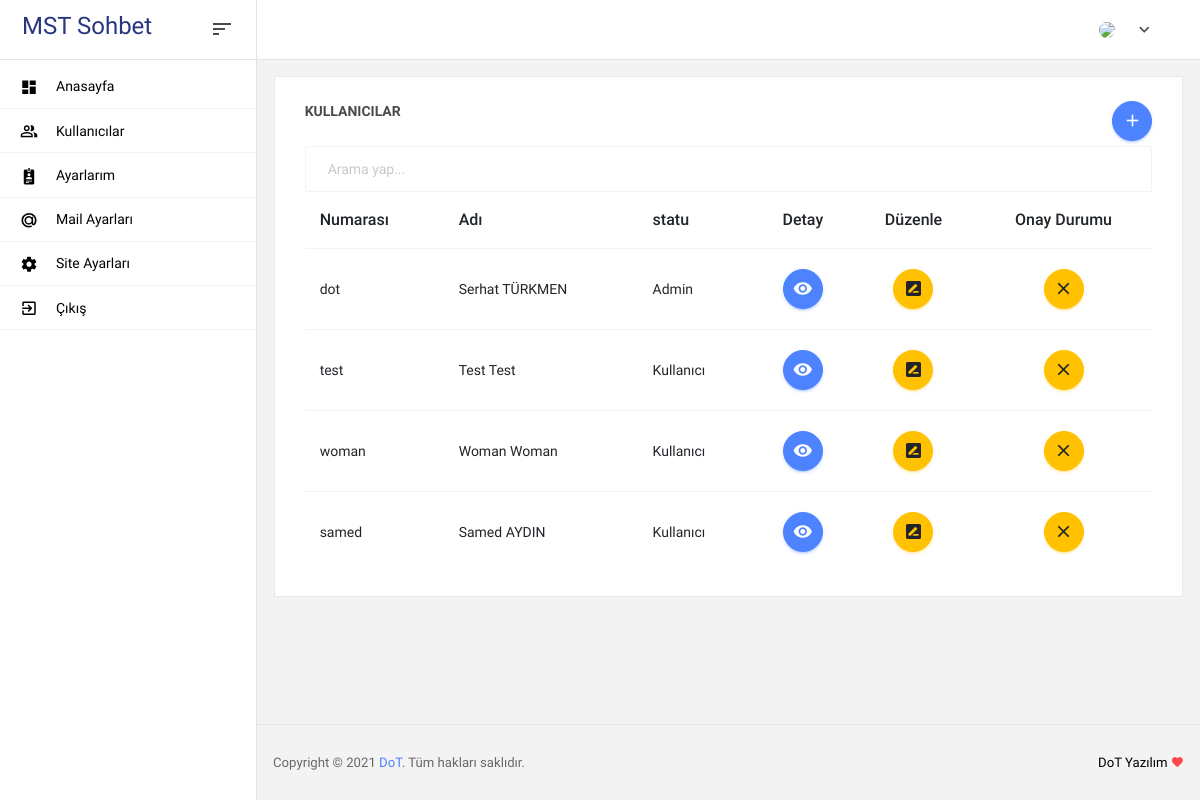
Screenshot of /admin/users/ with the database file from the repository.
### model/__init__.py (models this page shows)
class WebSetting(db.Model):
    id = db.Column(db.Integer, primary_key=True, autoincrement=True, unique=True)
    title = db.Column(db.String(180))
    metaKeyword = db.Column(db.Text)
    metaTitle = db.Column(db.Text)
    icon = db.Column(db.Text)
    analytics = db.Column(db.Text)

class Users(db.Model):
    id = db.Column(db.Integer, primary_key=True, unique=True, autoincrement=True)
    name = db.Column(db.Text)
    surname = db.Column(db.Text)
    status = db.Column(db.Integer)
    imagePath = db.Column(db.Text)
    gender = db.Column(db.Text, default="E")
    email = db.Column(db.Text, unique=True)
    username = db.Column(db.Text, unique=True)
    password = db.Column(db.Text)
    createdDate = db.Column(db.Text, default=getdate())
    lastSeenDate = db.Column(db.Text, default=getdate())
    userAccept = db.Column(db.Boolean, default=False)

### controller/adminController.py (the view, shortened to what this page needs)
@backEnd.route('/admin/users/', methods=['GET', 'POST'])
def adminUsers():
    return render_template("admin/user.html",
                           user=userEvents.view(session.get("userid", "")),
                           setting=websettingEvents.view(),
                           users=userEvents.viewall())

### model/userEvents.py (called while the page is built)
def viewall():
    return Users.query.all()

def view(id):
    return Users.query.filter_by(id=id).first()

### model/websettingEvents.py (called while the page is built)
def view():
    return WebSetting.query.first()

### templates/admin/user.html (shortened to what this page needs)
{% extends "admin/layout.html" %}
{% block body %}
  <div class="row">
    <div class="col-md-12">
      <div class="card">
        <div class="card-body">
          <p class="card-title">
            Kullanıcılar
            <button type="button" class="btn btn-icon btn-primary btn-rounded" data-toggle="modal" data-target="#adduser" style="float: right;">
                <i class="mdi mdi-plus"></i>
            </button>
          </p>
            <input class="form-control" id="filterinput" type="text" placeholder="Arama yap...">
            {% if users == [] %}
                <div class="alert alert-warning">Kayıt yok</div>
            {% else %}
            <div class="table-responsive table-hover">
                <table class="table">
                    <thead>
                        <tr>
                            <th>Numarası</th>
                            <th>Adı</th>
                            <th>statu</th>
                            <th><center>Detay</center></th>
                            <th><center>Düzenle</center></th>
                            <th><center>Onay Durumu</center></th>
                        </tr>
                    </thead>
                    <tbody id="filtertable">
                    {% for userrows in users %}
                        <tr>
                            <td>{{ userrows.username}}</td>
                            <td>{{ userrows.name + " " + userrows.surname }}</td>
                            <td>{% if userrows.status == 1 %}
                                        Admin
                                    {% elif userrows.status == 2 %}
                                        Kullanıcı
                                    {% else %}
                                        Kayıt Bilgisi tanımlı değil
                                    {% endif %}</td>
                    <td>
                        <center>
                            <button type="button" class="btn btn-primary btn-rounded btn-icon" data-toggle="modal" data-target="#see{{ userrows.id }}">
                               <i class="mdi mdi-eye"></i>
                            </button>
                        </center>
                    </td>
                    <td>
                        {% if session.get('name', '') != userrows.username %}
                        <center>
                            <button type="button" class="btn btn-warning btn-rounded btn-icon" data-toggle="modal" data-target="#update{{ userrows.id }}">
                                <i class="mdi mdi-rename-box"></i>
                            </button>
                        </center>
                        {% endif %}
                    </td>
                    <td>
                        {% if session.get('name', '') != userrows.username %}
                        <center>
                            <form method="POST" action="{{ url_for('controller.adminUsers') }}">
                                <button type="submit" name="event" value="acceptuser" class="btn {% if userrows.useraccept %} btn-success{% else %} btn-warning {%endif%} btn-rounded btn-icon">
                                    <i class="mdi {% if userrows.useraccept %} mdi-check{% else %} mdi-close{%endif%}"></i>
                                </button>
                            </form>
                        </center>
                        {% endif %}
                    </td>
                </tr>
              {% endfor %}
              </tbody>
            </table>
          </div>
        {% endif %}
        </div>
      </div>
    </div>
  </div>
{% endblock %}

### templates/admin/layout.html (shortened to what this page needs)
<!DOCTYPE html>
<html lang="tr">
<head>
  <link rel="stylesheet" href="{{ url_for('static', filename='mdi/css/materialdesignicons.min.css') }}">
  <link rel="stylesheet" href="{{ url_for('static', filename='css/style.css') }}"/>
</head>
<body>
  <div class="container-scroller">
    {% include 'partials/_navbar.html' %}
    <div class="container-fluid page-body-wrapper">
      {% include 'partials/_sidebar.html' %}
      <div class="main-panel">
        <div class="content-wrapper">
          {% block body%}{%endblock%}
        </div>
        {% include 'partials/_footer.html' %}
      </div>
    </div>
  </div>
</body>
</html>

### templates/partials/_navbar.html (shortened to what this page needs)
<nav class="navbar col-lg-12 col-12 p-0 fixed-top d-flex flex-row">
  <div class="navbar-brand-wrapper d-flex justify-content-center">
    <div class="navbar-brand-inner-wrapper d-flex justify-content-between align-items-center w-100">
      <p class="navbar-brand brand-logo">{{ setting.title }}</p>
      <button class="navbar-toggler navbar-toggler align-self-center" type="button" data-toggle="minimize">
        <span class="mdi mdi-sort-variant"></span>
      </button>
    </div>
  </div>
  <div class="navbar-menu-wrapper d-flex align-items-center justify-content-end">
    <ul class="navbar-nav navbar-nav-right">
      <li class="nav-item nav-profile dropdown">
        <a class="nav-link dropdown-toggle" href="#" data-toggle="dropdown" id="profileDropdown" aria-expanded="false">
          <img src="{{ url_for('static', filename='img/user/') }}{{ user.imagePath }}" alt="{{ user.name }} {{user.surname}}">
        </a>
      </li>
    </ul>
  </div>
</nav>

### templates/partials/_sidebar.html
  <nav class="sidebar sidebar-offcanvas" id="sidebar">
    <ul class="nav">
      <li class="nav-item">
        <a class="nav-link" href="{{ url_for('controller.adminIndex') }}">
          <i class="mdi mdi-view-dashboard menu-icon"></i>
          <span class="menu-title">Anasayfa</span>
        </a>
      </li>
      <li class="nav-item">
        <a class="nav-link" href="{{ url_for('controller.adminUsers') }}">
          <i class="mdi mdi-account-multiple-outline menu-icon"></i>
          <span class="menu-title">Kullanıcılar</span>
        </a>
      </li>
      <li class="nav-item">
        <a class="nav-link" href="{{ url_for('controller.adminMySetting') }}">
          <i class="mdi mdi-account-badge menu-icon"></i>
          <span class="menu-title">Ayarlarım</span>
        </a>
      </li>
      <li class="nav-item">
        <a class="nav-link" href="{{ url_for('controller.adminMailSetting') }}">
          <i class="mdi mdi-mail-ru menu-icon"></i>
          <span class="menu-title">Mail Ayarları</span>
        </a>
      </li>
      <li class="nav-item">
        <a class="nav-link" href="{{ url_for('controller.chat') }}">
          <i class="mdi mdi-settings menu-icon"></i>
          <span class="menu-title">Site Ayarları</span>
        </a>
      </li>
      <li class="nav-item">
        <a class="nav-link" href="{{ url_for('controller.logout') }}">
          <i class="mdi mdi-exit-to-app menu-icon"></i>
          <span class="menu-title">Çıkış</span>
        </a>
      </li>
    </ul>
  </nav>

### templates/partials/_footer.html (shortened to what this page needs)
<footer class="footer">
  <div class="d-sm-flex justify-content-center justify-content-sm-between">
    <span class="text-muted text-center text-sm-left d-block d-sm-inline-block">
        Copyright ©
        <a href="https://github.com/serhatturkmen" target="_blank">DoT</a>. Tüm hakları saklıdır.
    </span>
    <span class="float-none float-sm-right d-block mt-1 mt-sm-0 text-center">
        DoT Yazılım <i class="mdi mdi-heart text-danger"></i>
    </span>
  </div>
</footer>

### rows the page displays
WebSetting: title "MST Sohbet"
Users: username "dot", name+surname "Serhat TÜRKMEN", status "Admin"
Users: username "test", name+surname "Test Test", status "Kullanıcı"
Users: username "woman", name+surname "Woman Woman", status "Kullanıcı"
Users: username "samed", name+surname "Samed AYDIN", status "Kullanıcı"
